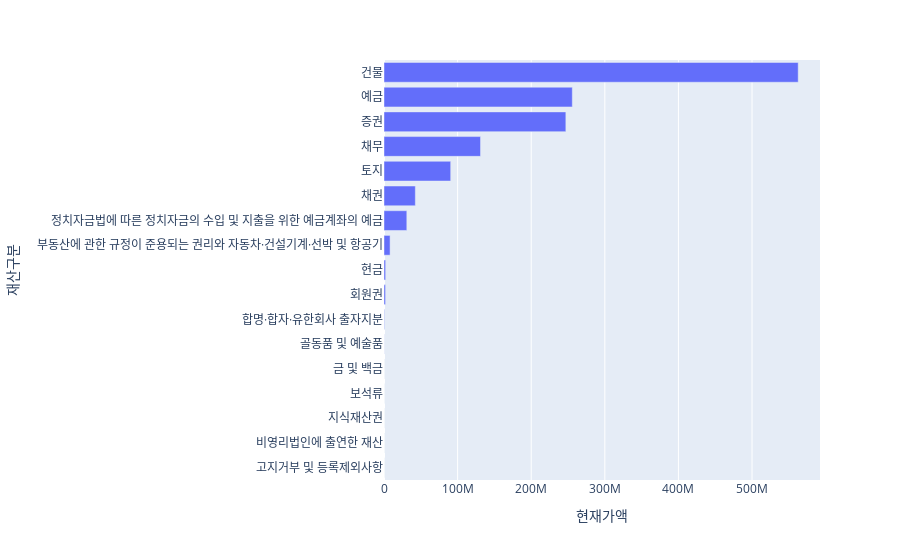

Write notebook code for a chart like this one.
### Code cell
px.bar(asset_div_total.reset_index().sort_values('현재가액', ascending=True), x='현재가액', y='재산구분')

### Figure 1 — Plotly figure (JSON) as saved in the notebook; plotly's stock layout.template omitted (floating-point values rounded to 4 significant figures)
{"data": [{"alignmentgroup": "True", "hovertemplate": "현재가액=%{x}<br>재산구분=%{y}<extra></extra>", "legendgroup": "", "marker": {"color": "#636efa", "pattern": {"shape": ""}}, "name": "", "offsetgroup": "", "orientation": "h", "showlegend": false, "textposition": "auto", "type": "bar", "x": [0, 0, 0, 10000, 29165, 135000, 579699, 2094330, 2231300, 8265959, 31000784, 42578106, 90604622, 131130848, 247050194, 255852773, 562720662], "xaxis": "x", "y": ["고지거부 및 등록제외사항", "비영리법인에 출연한 재산", "지식재산권", "보석류", "금 및 백금", "골동품 및 예술품", "합명·합자·유한회사 출자지분", "회원권", "현금", "부동산에 관한 규정이 준용되는 권리와 자동차·건설기계·선박 및 항공기", "정치자금법에 따른 정치자금의 수입 및 지출을 위한 예금계좌의 예금", "채권", "토지", "채무", "증권", "예금", "건물"], "yaxis": "y"}], "layout": {"barmode": "relative", "legend": {"tracegroupgap": 0}, "margin": {"t": 60}, "xaxis": {"anchor": "y", "domain": [0, 1], "title": {"text": "현재가액"}}, "yaxis": {"anchor": "x", "domain": [0, 1], "title": {"text": "재산구분"}}}}
